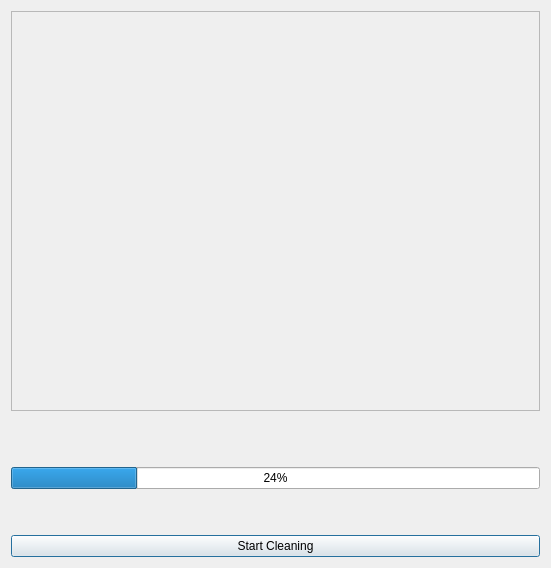
<?xml version="1.0" encoding="UTF-8"?>
<ui version="4.0">
 <class>Dialog</class>
 <widget class="QDialog" name="Dialog">
  <property name="geometry">
   <rect>
    <x>0</x>
    <y>0</y>
    <width>551</width>
    <height>568</height>
   </rect>
  </property>
  <property name="windowTitle">
   <string>Dialog</string>
  </property>
  <layout class="QVBoxLayout" name="verticalLayout">
   <item>
    <widget class="QFrame" name="frame">
     <property name="sizePolicy">
      <sizepolicy hsizetype="Expanding" vsizetype="Expanding">
       <horstretch>0</horstretch>
       <verstretch>0</verstretch>
      </sizepolicy>
     </property>
     <property name="styleSheet">
      <string notr="true">QFrame 
{	background-image: url(C:/Users/sevim/Desktop/antivirus/qt/icons/1.webp);
}</string>
     </property>
     <property name="frameShape">
      <enum>QFrame::StyledPanel</enum>
     </property>
     <property name="frameShadow">
      <enum>QFrame::Raised</enum>
     </property>
    </widget>
   </item>
   <item>
    <spacer name="verticalSpacer">
     <property name="orientation">
      <enum>Qt::Vertical</enum>
     </property>
     <property name="sizeType">
      <enum>QSizePolicy::Minimum</enum>
     </property>
     <property name="sizeHint" stdset="0">
      <size>
       <width>25</width>
       <height>50</height>
      </size>
     </property>
    </spacer>
   </item>
   <item>
    <widget class="QProgressBar" name="cleaning_progressBar">
     <property name="sizePolicy">
      <sizepolicy hsizetype="Minimum" vsizetype="Minimum">
       <horstretch>0</horstretch>
       <verstretch>0</verstretch>
      </sizepolicy>
     </property>
     <property name="styleSheet">
      <string notr="true">font: 63 8pt &quot;Yu Gothic UI Semibold&quot;;</string>
     </property>
     <property name="value">
      <number>24</number>
     </property>
    </widget>
   </item>
   <item>
    <spacer name="verticalSpacer_2">
     <property name="orientation">
      <enum>Qt::Vertical</enum>
     </property>
     <property name="sizeType">
      <enum>QSizePolicy::Minimum</enum>
     </property>
     <property name="sizeHint" stdset="0">
      <size>
       <width>20</width>
       <height>40</height>
      </size>
     </property>
    </spacer>
   </item>
   <item>
    <widget class="QPushButton" name="cleaning_pushButton">
     <property name="sizePolicy">
      <sizepolicy hsizetype="Preferred" vsizetype="Preferred">
       <horstretch>0</horstretch>
       <verstretch>0</verstretch>
      </sizepolicy>
     </property>
     <property name="styleSheet">
      <string notr="true">font: 8pt &quot;8514oem&quot;;</string>
     </property>
     <property name="text">
      <string>Start Cleaning</string>
     </property>
    </widget>
   </item>
  </layout>
 </widget>
 <resources/>
 <connections/>
</ui>
